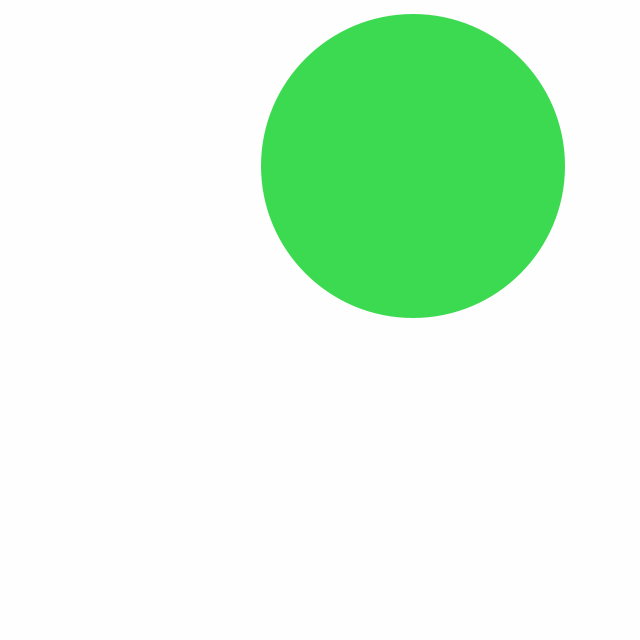
Frame 1 (no input)
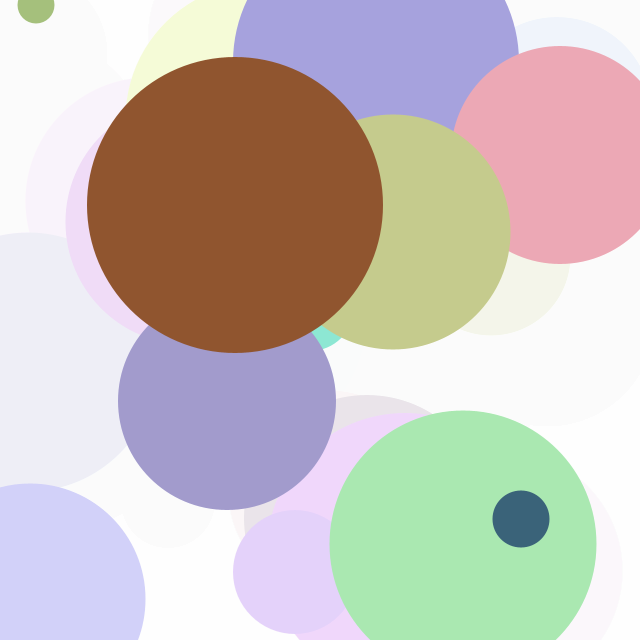
Frame 60 (the mouse pressed at the canvas centre just before this capture)
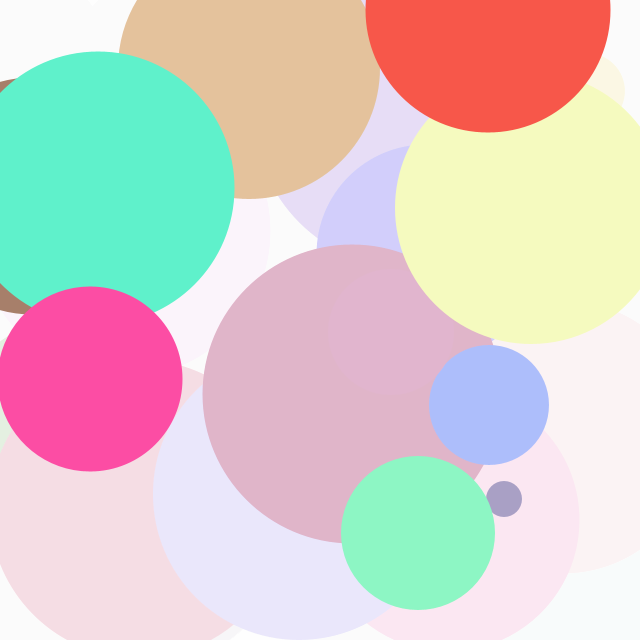
Frame 120 (the mouse held since frame 60 and released just before this capture)

The Processing sketch that drew these frames (run headless with seeded random() and noise(); from frame 60 on, the mouse is pressed at the canvas centre):

// Processing sketch: sketch_049
// ── sketch_049.pde
void setup() {
    size(640, 640);
    colorMode(RGB, 256);
    background(255);
    frameRate(15);
}

void draw() {
    fadeToWhite();

    int x = int(random(width));
    int y = int(random(height));
    int sz = int(random(width/2));

    noStroke();
    fill(randomRGBColor());
    ellipse(x, y, sz, sz);
}

void fadeToWhite(){
    noStroke();
    fill(255, 30);
    rectMode(CORNER);
    rect(0, 0, width, height);
}

color randomRGBColor(){
    color c = color(random(256), random(256), random(256));
    return c;
}

void keyTyped() {
    if (key == 's' || key == 'S') {
        save("screen.png");
    }
}
